Frame 1 (no input): blank canvas, image omitted
Frame 60 (the mouse pressed at the canvas centre just before this capture): blank canvas, image omitted
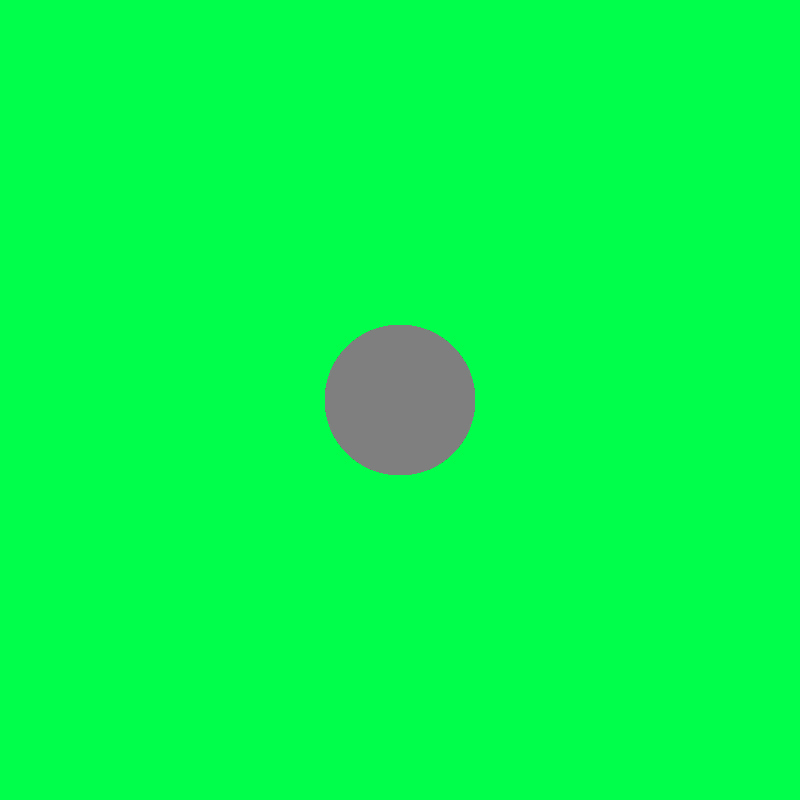
Frame 120 (the mouse held since frame 60 and released just before this capture)

The Processing sketch whose frames 1 and 60 were blank and that drew this single picture after the mouse press (run headless with seeded random() and noise(); from frame 60 on, the mouse is pressed at the canvas centre):

// Processing sketch: E003_MapSizeMapColor
// ── E003_MapSizeMapColor.pde
void setup(){
  size(800,800);
  background(0,255,75);
  smooth();
}

void draw(){
  noStroke();
  fill(map(mouseX,0,width,0,255),map(mouseX,0,width,255,0),map(mouseX+mouseY,0,width+height,0,255));
  ellipse(mouseX,mouseY,map(mouseX,0,width,0,300),map(mouseX,0,width,0,300));
}
